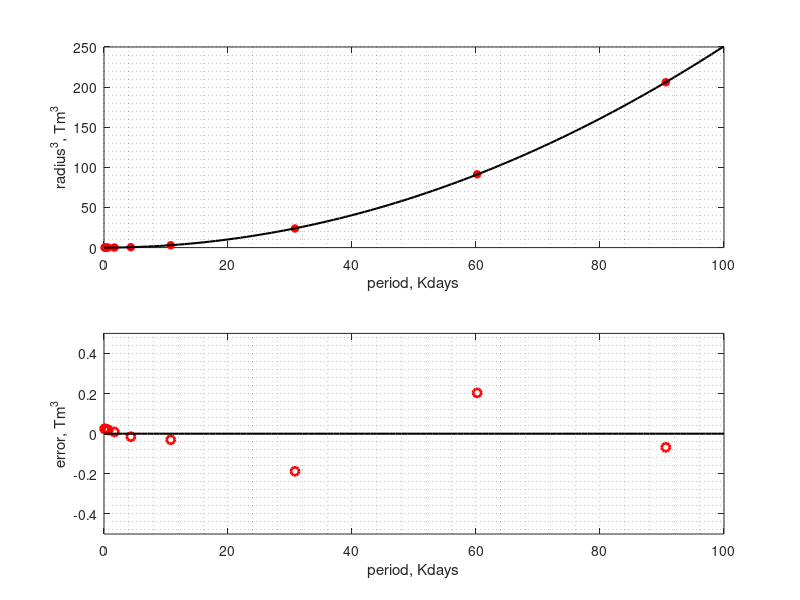

Reproduce this figure in MATLAB.
%% Ejercicio 3 - Guia 1
clear all
%% Radio
R = [57909100,108208930,149598261,227939100,413832587,778547200,...
    1433449370,2876679082,4503443661,5906376272]';
% metros
R = R.*1000;
% Tera metros
R = R./1e12;
% Radio al cubo
d = R.^3;
%
%% Periodo
z = [87.969,224.7,365.25636,686.971,1680.5,4331.57,10759.22,...
    30799.10,60190,90613.31]';
z = z./1000;
%
%% Matriz G
a=0;
for i=1:10
    a=a+1;
    G(a,:)=[1,z(i),z(i).^2];
end
%
%% Coeficientes m_n
m = (inv(G'*G)*(G'))*d;
%
x=0:100;
y=m(1)+m(2)*x+m(3)*x.^2;
%
%% Calculamos el error
for i=1:10
    aux=m(1)+m(2)*z(i)+m(3)*z(i).^2;
    error(i,1)=d(i)-aux;
end
clear aux
%% FIGURA
close all
figure()
subplot(2,1,1)
plot(z,d,'*','LineWidth',2,'Color','r')
hold on
plot(x,y,'LineWidth',1.5,'Color','k')
xlabel('period, Kdays')
ylabel('radius^3, Tm^3')
grid minor
axis([x(1) x(end) 0 250])
%
subplot(2,1,2)
plot(z,error,'o','LineWidth',2,'Color','r')
hold on
plot(x,y-y,'LineWidth',1.5,'Color','k')
xlabel('period, Kdays')
ylabel('error, Tm^3')
grid minor
axis([0 100 -0.5 0.5])
%
%% Matriz de covarianza

Ginv = inv(G'*G)*(G');
Cov = Ginv * (Ginv');

%% Intervalo de confianza al 95%

del = 1.96*sqrt(diag(Cov));
